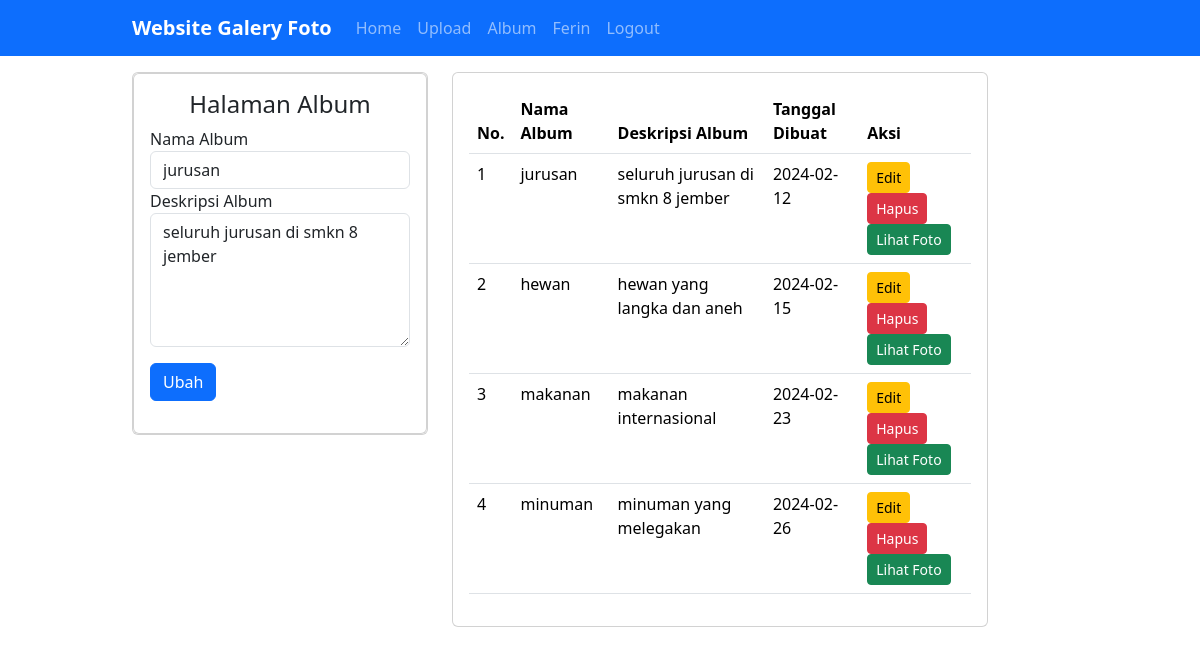
Page /?url=album&&edit&&albumid=6 (signed in) on the committed database.
### tables this page shows
CREATE TABLE `album` (
  `albumid` int(11) NOT NULL,
  `namaalbum` varchar(255) NOT NULL,
  `deskripsi` text NOT NULL,
  `tanggaldibuat` date NOT NULL,
  `userid` int(11) NOT NULL
);

### page/album.php (the view, shortened to what this page needs)
<div class="container">
    <div class="row">
    <div class="col-4">
            <div class="card mt-3">
            <div class="card">
                <div class="card-body">
                    <h4 class="row justify-content-center">Halaman Album</h4>
                    <?php
                        $albumid=@$_GET['albumid'];
                    $val=mysqli_fetch_array(mysqli_query($conn, "SELECT * FROM album WHERE albumid='$albumid' "));
                    ?>
                   <?php if(!isset($_GET['edit'])): ?>
                    <form action="?url=album" method="post">
                    <div class="form-group">
                        <label>Nama Album</label>
                        <input type="text" class="form-control" required name="namaalbum">
                    </div>
                    <div class="form-group">
                        <label>Deskripsi</label>
                        <textarea name="deskripsi" class="form-control" required cols="30" rows="5"></textarea>
                    </div>
                    <input type="submit" value="Simpan" name="submit" class="btn btn-primary my-3">
                    </form>
                    <?php elseif(isset($_GET['edit'])): ?>
                    <form action="?url=album&&edit&&albumid=<?= $val['albumid'] ?>" method="post">
                    <div class="form-group">
                        <label>Nama Album</label>
                        <input type="text" class="form-control" value="<?= $val['namaalbum'] ?>" required name="namaalbum">
                    </div>
                    <div class="form-group">
                        <label>Deskripsi Album</label>
                        <textarea name="deskripsi" class="form-control" required cols="30" rows="5"><?= $val['deskripsi'] ?></textarea>
                    </div>
                    <input type="submit" value="Ubah" name="submit" class="btn btn-primary my-3">
                    </form>
                    <?php endif; ?>
                </div>
                </div>
            </div>
        </div>
    <div class="col-7">
       <div class="card mt-3">
         <div class="card-body">
           <table class="table table-hovered">
                <thead>
                    <tr>
                        <th>No.</th>
                        <th>Nama Album</th>
                        <th>Deskripsi Album</th>
                        <th>Tanggal Dibuat</th>
                        <th>Aksi</th>
                    </tr>
                </thead>
                <tbody>
                    <?php
                        $i=1;
                        $userid=@$_SESSION['userid'];
                        $albums=mysqli_query($conn, "SELECT * FROM album WHERE userid='$userid'");
                        foreach($albums as $album):
                    ?>
                    <tr>
                        <td><?= $i++ ?></td>
                        <td><?= $album['namaalbum'] ?></td>
                        <td><?= $album['deskripsi'] ?></td>
                        <td><?= $album['tanggaldibuat'] ?></td>
                        <td>
                            <a href="?url=album&&edit&&albumid=<?= $album['albumid'] ?>" class="btn btn-sm btn-warning">Edit</a>
                            <a href="?url=album&&hapus&&albumid=<?= $album['albumid'] ?>" class="btn btn-sm btn-danger">Hapus</a>
                            <a href="?url=kategori&&albumid=<?= $album['albumid'] ?>" class="btn btn-sm btn-success">Lihat Foto</a>
                        </td>
                    </tr>
                    <?php endforeach; ?>
                </tbody>
         </table>
       </div>
      </div>
    </div>
</div>

### assets/css/style.css (style rules this page uses)
.container { width: 80%; margin: 0 auto; }
.container:after { content: ''; display: block; clear: both; }

### rows in the picture
album: namaalbum "jurusan", deskripsi "seluruh jurusan di smkn 8 jember", tanggaldibuat "2024-02-12"
album: namaalbum "hewan", deskripsi "hewan yang langka dan aneh", tanggaldibuat "2024-02-15"
album: namaalbum "makanan", deskripsi "makanan internasional", tanggaldibuat "2024-02-23"
album: namaalbum "minuman", deskripsi "minuman yang melegakan", tanggaldibuat "2024-02-26"

### other values in the picture
$_SESSION['username'] "Ferin"
